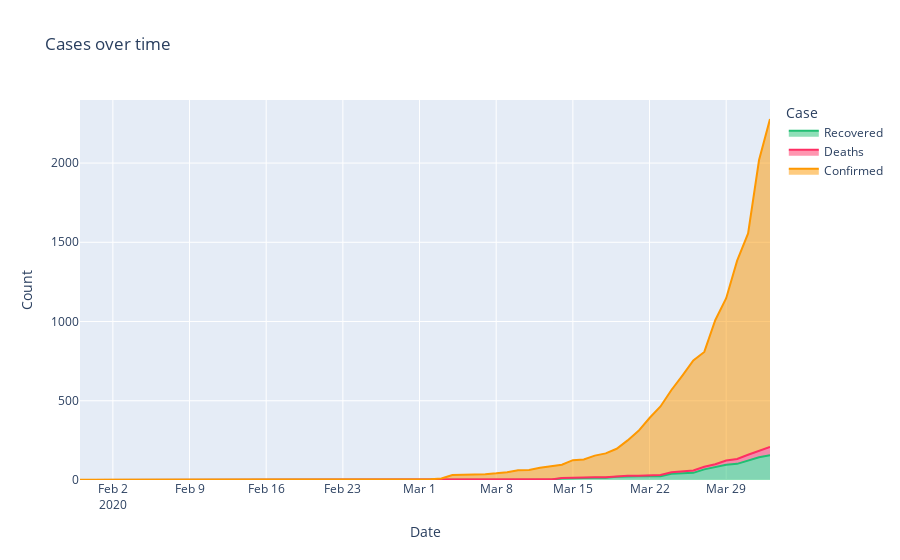

Notebook source saved alongside this figure:
### Markdown cell above
### Reported Confirmed, Deaths and Recovered cases over time...

### Code cell
temp = date_wise_data.melt(id_vars="Date", value_vars=['Recovered', 'Deaths', 'Confirmed'],
                 var_name='Case', value_name='Count')
# temp.head()

fig = px.area(temp, x="Date", y="Count", color='Case',title='Cases over time', color_discrete_sequence = [rec, dth, act])
fig.show()
